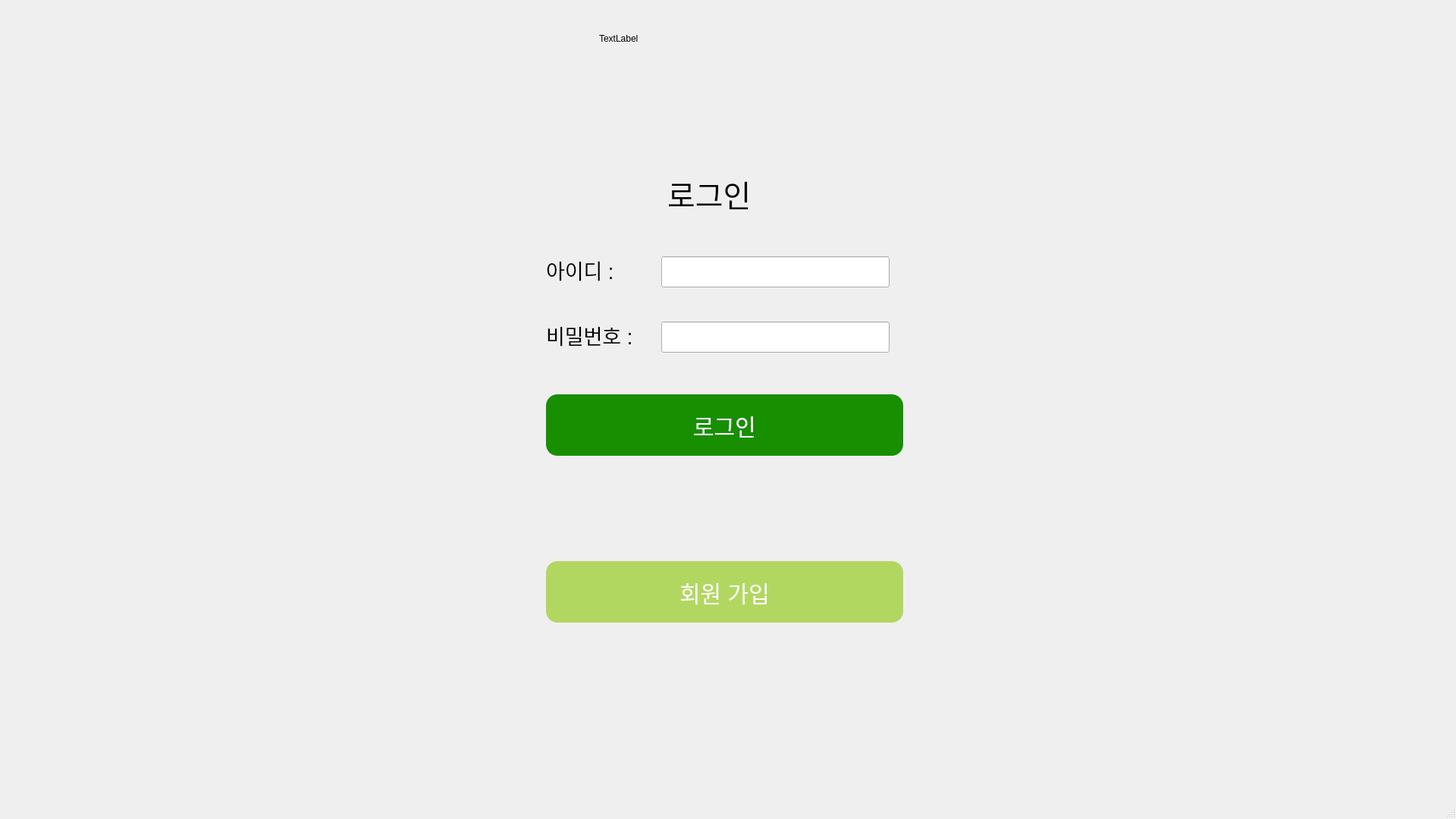
<?xml version="1.0" encoding="UTF-8"?>
<ui version="4.0">
 <class>mainWindow</class>
 <widget class="QMainWindow" name="mainWindow">
  <property name="geometry">
   <rect>
    <x>0</x>
    <y>0</y>
    <width>1920</width>
    <height>1080</height>
   </rect>
  </property>
  <property name="windowTitle">
   <string>MainWindow</string>
  </property>
  <widget class="QWidget" name="centralwidget">
   <widget class="QLineEdit" name="id">
    <property name="geometry">
     <rect>
      <x>872</x>
      <y>338</y>
      <width>301</width>
      <height>41</height>
     </rect>
    </property>
   </widget>
   <widget class="QLabel" name="Label_id">
    <property name="geometry">
     <rect>
      <x>720</x>
      <y>340</y>
      <width>91</width>
      <height>31</height>
     </rect>
    </property>
    <property name="font">
     <font>
      <pointsize>20</pointsize>
     </font>
    </property>
    <property name="text">
     <string>아이디 :</string>
    </property>
   </widget>
   <widget class="QLineEdit" name="pw">
    <property name="geometry">
     <rect>
      <x>872</x>
      <y>424</y>
      <width>301</width>
      <height>41</height>
     </rect>
    </property>
   </widget>
   <widget class="QLabel" name="Label_pw">
    <property name="geometry">
     <rect>
      <x>720</x>
      <y>426</y>
      <width>131</width>
      <height>31</height>
     </rect>
    </property>
    <property name="font">
     <font>
      <pointsize>20</pointsize>
     </font>
    </property>
    <property name="text">
     <string>비밀번호 :</string>
    </property>
   </widget>
   <widget class="QPushButton" name="log_in_button">
    <property name="geometry">
     <rect>
      <x>720</x>
      <y>520</y>
      <width>471</width>
      <height>81</height>
     </rect>
    </property>
    <property name="font">
     <font>
      <pointsize>-1</pointsize>
     </font>
    </property>
    <property name="styleSheet">
     <string notr="true">background-color: rgb(23,143,1);
color: white; 
font-size: 30px;   
border-radius: 15px; </string>
    </property>
    <property name="text">
     <string>로그인</string>
    </property>
   </widget>
   <widget class="QPushButton" name="join_membership_button">
    <property name="geometry">
     <rect>
      <x>720</x>
      <y>740</y>
      <width>471</width>
      <height>81</height>
     </rect>
    </property>
    <property name="font">
     <font>
      <pointsize>-1</pointsize>
     </font>
    </property>
    <property name="styleSheet">
     <string notr="true">background-color: #b2d761;
color: white; 
font-size: 30px;   
border-radius: 15px; </string>
    </property>
    <property name="text">
     <string>회원 가입</string>
    </property>
   </widget>
   <widget class="QLabel" name="label">
    <property name="geometry">
     <rect>
      <x>880</x>
      <y>220</y>
      <width>161</width>
      <height>71</height>
     </rect>
    </property>
    <property name="font">
     <font>
      <pointsize>30</pointsize>
     </font>
    </property>
    <property name="text">
     <string>로그인</string>
    </property>
   </widget>
   <widget class="QPushButton" name="home_button">
    <property name="geometry">
     <rect>
      <x>40</x>
      <y>10</y>
      <width>100</width>
      <height>100</height>
     </rect>
    </property>
    <property name="font">
     <font>
      <pointsize>25</pointsize>
     </font>
    </property>
    <property name="styleSheet">
     <string notr="true">background-image:url(./gui/main/image/HomeBTN.png);
border-style : solid;
border-width : 5px;</string>
    </property>
    <property name="text">
     <string/>
    </property>
   </widget>
   <widget class="QLabel" name="logo">
    <property name="geometry">
     <rect>
      <x>790</x>
      <y>20</y>
      <width>271</width>
      <height>61</height>
     </rect>
    </property>
    <property name="text">
     <string>TextLabel</string>
    </property>
   </widget>
  </widget>
  <widget class="QMenuBar" name="menubar">
   <property name="geometry">
    <rect>
     <x>0</x>
     <y>0</y>
     <width>1920</width>
     <height>22</height>
    </rect>
   </property>
  </widget>
  <widget class="QStatusBar" name="statusbar"/>
 </widget>
 <resources/>
 <connections/>
</ui>
